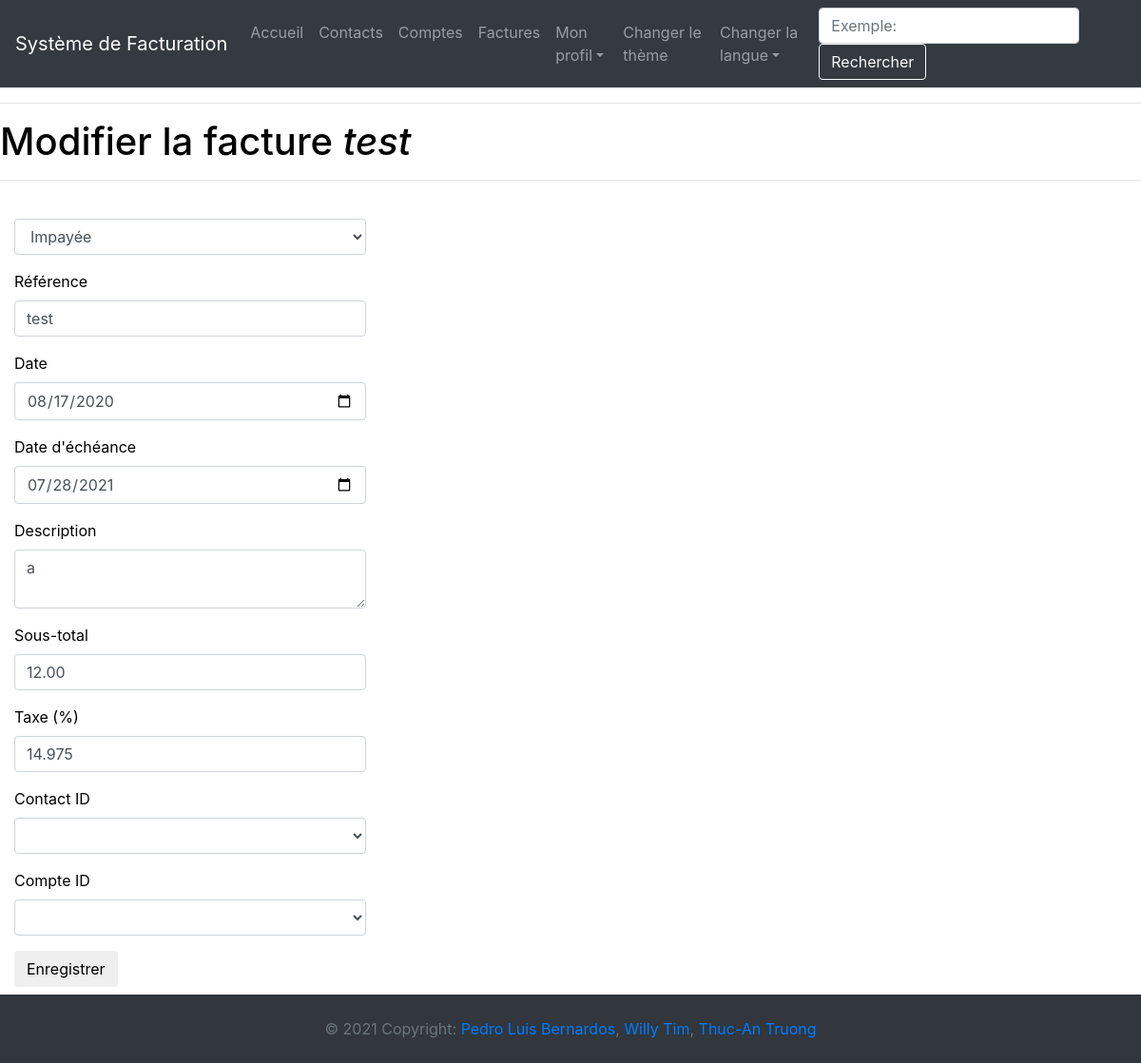
The app's page /update_bill/1 (signed in) with its own data.
### app/models.py (models this page shows, shortened)
class Facture(db.Model):
    __tablename__ = "facture"
    id = db.Column(db.Integer, primary_key=True)
    paid = db.Column(db.Integer, default=0, nullable=False)
    reference = db.Column(db.String(50), unique=True, nullable=False)
    date = db.Column(db.Date, nullable=False)
    due_date = db.Column(db.Date, nullable=False)
    description = db.Column(db.String(140), nullable=False)
    subtotal = db.Column(db.Float, nullable=True)
    tax = db.Column(db.Float, nullable=True)
    total = db.Column(db.Float, nullable=True)
    contact_id = db.Column(db.Integer, db.ForeignKey('contact.id'))
    user_id = db.Column(db.Integer, db.ForeignKey('user.id'))
    compte_id = db.Column(db.Integer, db.ForeignKey('compte.id'))
    profilEntreprise_id = db.Column(db.Integer, db.ForeignKey('profilEntreprise.id'))
    user = relationship("User", back_populates="facture")
    contact = relationship("Contact", back_populates="facture")
    compte = db.relationship('Compte', back_populates="facture")
    profilEntreprise = relationship("CompanyProfil", back_populates="facture")

### app/entrees/routes.py (the view)
@bp.route('/update_bill/<facture_id>', methods=['GET', 'POST'])
def update_bill(facture_id):
    try:
        facture_to_update = Facture.query.get_or_404(facture_id)
        form = FactureForm()
        if form.validate_on_submit():
            facture = Facture.query.filter_by(reference=form.reference.data).first()
            if facture and facture is not facture_to_update:
                flash(_('Cette référence existe déjà.'))
            else:
                facture_to_update.paid = form.paid.data
                facture_to_update.reference = form.reference.data
                facture_to_update.date = form.date.data
                facture_to_update.due_date = form.due_date.data
                facture_to_update.description = form.description.data
                facture_to_update.subtotal = form.subtotal.data
                facture_to_update.total = form.get_total(form.tax.data, form.subtotal.data)
                facture_to_update.tax = form.tax.data
                facture_to_update.compte_id = form.compte_id.data.id
                facture_to_update.contact_id = form.contact_id.data.id
                db.session.commit()
                flash(_('Les modifications ont été sauvegardées.'))
                return redirect(url_for('entrees.bill'))
        elif request.method == 'GET':
            form.paid.data = facture_to_update.paid
            form.reference.data = facture_to_update.reference
            form.date.data = facture_to_update.date
            form.due_date.data = facture_to_update.due_date
            form.description.data = facture_to_update.description
            form.subtotal.data = facture_to_update.subtotal
            form.tax.data = facture_to_update.tax
            form.compte_id = facture_to_update.compte_id
            form.contact_id = facture_to_update.contact_id
        return render_template('entrees/update_facture.html', title=_('Modification de la facture'), form=form, facture=facture_to_update)
    except Exception:
        error_string = _('Il y a eu une erreur avec la modification de la facture.')
        return render_template('errors/error.html', title=_('Erreur'), error=error_string)

### app/__init__.py (called while the page is built)
@app.context_processor
def inject_conf_var():
    return dict(AVAILABLE_LANGUAGES=app.config['LANGUAGES'], CURRENT_LANGUAGE=session.get('language',request.accept_languages.best_match(app.config['LANGUAGES'].keys())))

### app/entrees/forms.py (called while the page is built)
    def get_contacts():
        return Contact.query.filter_by(user_id=current_user.id)

    def get_comptes():
        return Compte.query.filter_by(user_id=current_user.id)

### app/models.py (called while the page is built)
@login.user_loader
def load_user(id):
    return User.query.get(int(id))

### app/routes.py (called while the page is built)
@app.before_request
def before_request():
    if current_user.is_authenticated:
        current_user.last_seen = datetime.utcnow()
        db.session.commit()

### app/templates/entrees/update_facture.html
{% extends "base.html" %}
{% import 'bootstrap/wtf.html' as wtf %}
{% block app_content %}
    <h1>{{ _('Modifier la facture') }} <em>{{ facture.reference }}</em></h1>
    <hr>
    <div class="form-group">
        <div class="col-md-4">
            {{ wtf.quick_form(form) }}
        </div>
    </div>
{% endblock %}

### app/static/css/style.css (style rules this page uses)
html { color: black; background-color: white; }

### records on screen
Facture: reference "test", paid "Impayée", date "08/17/2020", due_date "07/28/2021", description "a", subtotal "12.00", tax "14.975"
